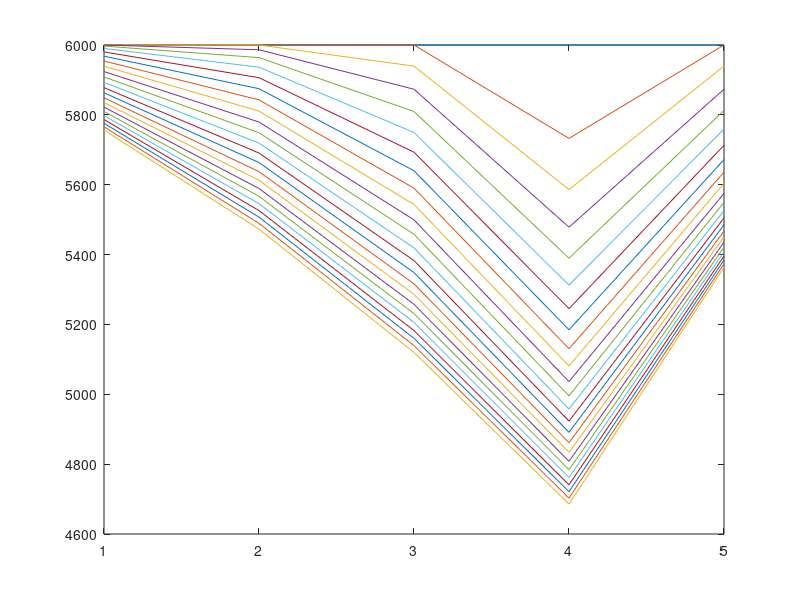

Write the MATLAB code that produced this figure.
%Amir Mohyeddini
%EXPLICIT
%noflow______noflow
%else is important




%%%%%%%%%%%%%%%%%%%%%%%%%%%%%%%%%%%%%%%%%%%%%%%%%%%%%%%%%%%%%%%%%%%%%%%%%%1
clc;
clear;
close all;
N=5;
phi=0.18;

deltax=zeros(1,N);
for i=1:N
   deltax(1,i)=1000; 
end
dy=1000;
dz=75;
% permx=15;
permx=zeros(1,N);
for i=1:N
   permx(1,i)=15; 
    
end
% Bo=1;
co=3.5e-6;
Bo=@(p) 1;%1/(1+co*(p-4200));
muob=3.5;
pb=2635;
mu=@(p) 10;%muob*(p/pb)^(2.6*(p^1.187)*exp(-11.513+(-8.98e-5*p)));


deltat=15;
time=360;
nt=time/deltat;
pressure=zeros(nt,N);
pint=6000;
pressure(1,:)=pint;
betac=1.127e-3;
alphac=5.615;
Ax=dy*dz;
vb=Ax.*deltax;
q=zeros(1,N);
q(4)=-150;
pr=6000;
pl=6000;

for n=2:nt

   for i=1:N 

        if i==1
         
         right=(betac*Ax*(deltax(1,i)+deltax(1,i+1))/(deltax(1,i)/permx(1,i)+deltax(1,i+1)/permx(1,i+1)))/(mu(1/2*(pressure(n-1,i)+pressure(n-1,i+1)))*Bo(1/2*(pressure(n-1,i)+pressure(n-1,i+1)))*(1/2*(deltax(1,i)+deltax(1,i+1))));
         left=(betac*Ax*(deltax(1,i)+deltax(1,i))/(deltax(1,i)/permx(1,i)+deltax(1,i)/permx(1,i)))/(mu(1/2*(pressure(n-1,i)+pressure(n-1,i)))*Bo(1/2*(pressure(n-1,i)+pressure(n-1,i)))*(1/2*(deltax(1,i)+deltax(1,i))));

         pressure(n,i)=pressure(n-1,i)+(alphac*Bo(pressure(n-1,i))*deltat)/(vb(1,i)*phi*co)*q(1,i)+(alphac*Bo(pressure(n-1,i))*deltat)/(vb(1,i)*phi*co)*((right*pressure(n-1,i+1)-(right+left)*(pressure(n-1,i)))+(left*pl));   

            
        elseif i==N
          
         right=(betac*Ax*(deltax(1,i)+deltax(1,i))/(deltax(1,i)/permx(1,i)+deltax(1,i)/permx(1,i)))/(mu(1/2*(pressure(n-1,i)+pressure(n-1,i)))*Bo(1/2*(pressure(n-1,i)+pressure(n-1,i)))*(1/2*(deltax(1,i)+deltax(1,i))));
         left=(betac*Ax*(deltax(1,i)+deltax(1,i-1))/(deltax(1,i)/permx(1,i)+deltax(1,i-1)/permx(1,i-1)))/(mu(1/2*(pressure(n-1,i)+pressure(n-1,i-1)))*Bo(1/2*(pressure(n-1,i)+pressure(n-1,i-1)))*(1/2*(deltax(1,i)+deltax(1,i-1))));

        pressure(n,i)=pressure(n-1,i)+(alphac*Bo(pressure(n-1,i))*deltat)/(vb(1,i)*phi*co)*q(1,i)+(alphac*Bo(pressure(n-1,i))*deltat)/(vb(1,i)*phi*co)*((right*pr-(right+left)*(pressure(n-1,i)))+(left*pressure(n-1,i-1)));   
  
            
        else
         right=(betac*Ax*(deltax(1,i)+deltax(1,i+1))/(deltax(1,i)/permx(1,i)+deltax(1,i+1)/permx(1,i+1)))/(mu(1/2*(pressure(n-1,i)+pressure(n-1,i+1)))*Bo(1/2*(pressure(n-1,i)+pressure(n-1,i+1)))*(1/2*(deltax(1,i)+deltax(1,i+1))));
         left=(betac*Ax*(deltax(1,i)+deltax(1,i-1))/(deltax(1,i)/permx(1,i)+deltax(1,i-1)/permx(1,i-1)))/(mu(1/2*(pressure(n-1,i)+pressure(n-1,i-1)))*Bo(1/2*(pressure(n-1,i)+pressure(n-1,i-1)))*(1/2*(deltax(1,i)+deltax(1,i-1))));

        pressure(n,i)=pressure(n-1,i)+(alphac*Bo(pressure(n-1,i))*deltat)/(vb(1,i)*phi*co)*q(1,i)+(alphac*Bo(pressure(n-1,i))*deltat)/(vb(1,i)*phi*co)*((right*pressure(n-1,i+1)-(right+left)*(pressure(n-1,i)))+(left*pressure(n-1,i-1)));   


        end
    
    end
   
end

for n=1:nt
   plot(pressure(n,:))
   hold on
end


